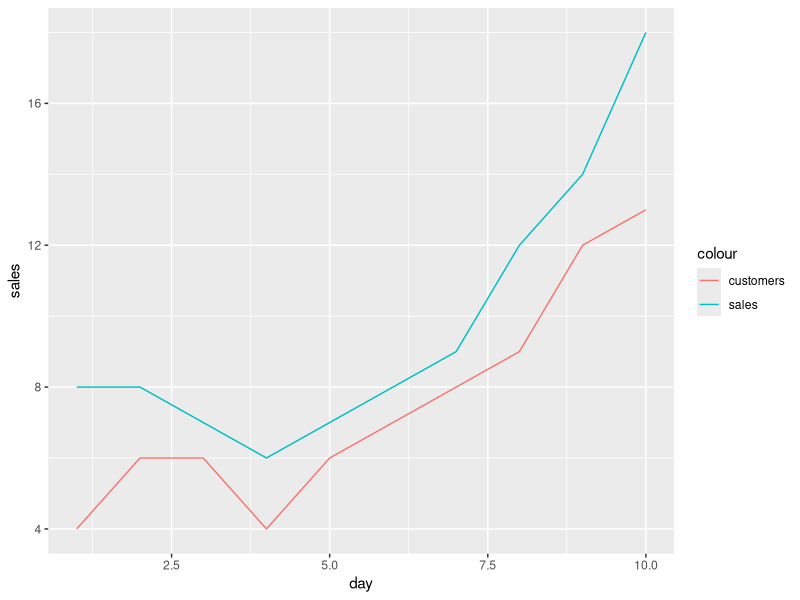
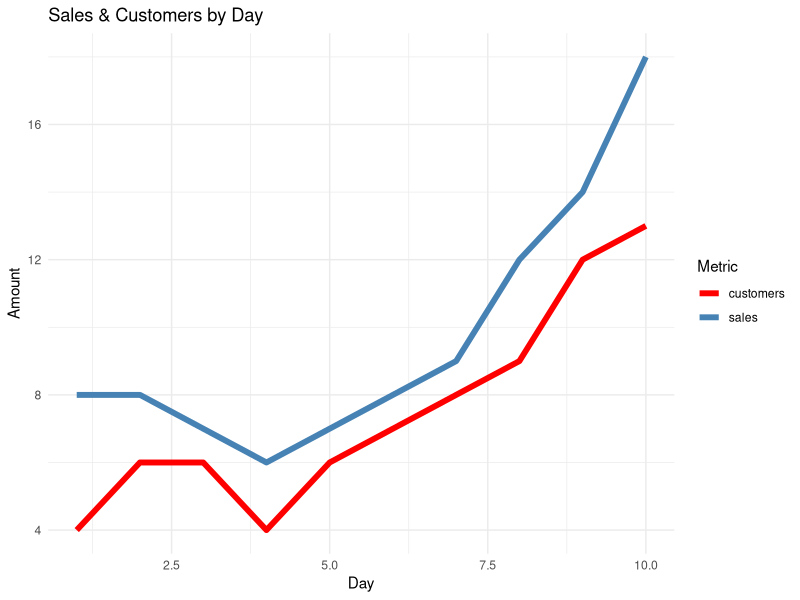

Reproduce these figures in R, in order.
# Example 1: Basic Plot with Two Lines in ggplot2
# create data frame
df <- data.frame(day = c(1, 2, 3, 4, 5, 6, 7, 8, 9, 10),
                 sales = c(8, 8, 7, 6, 7, 8, 9, 12, 14, 18),
                 customers = c(4, 6, 6, 4, 6, 7, 8, 9, 12, 13))

# view first six rows of data frame
head(df)

library("ggplot2")

# create plot with two lines
ggplot(df, aes(x=day)) +
  geom_line(aes(y=sales, color="sales")) +
  geom_line(aes(y=customers, color="customers"))

# Example 2: Custom Plot with Two Lines in ggplot2
# the followeing code shows how to create the same plot as the previous example
# with example with a custom title, labels, colors, line,
# thickness, and theme
library("ggplot2")

ggplot(df, aes(x=day)) +
  geom_line(aes(y=sales, color="sales"), lwd=2) +
  geom_line(aes(y=customers, color="customers"), lwd=2) +
  scale_color_manual("Metric", values = c("red", "steelblue")) +
  labs(title = "Sales & Customers by Day", x="Day", y="Amount") +
  theme_minimal()
